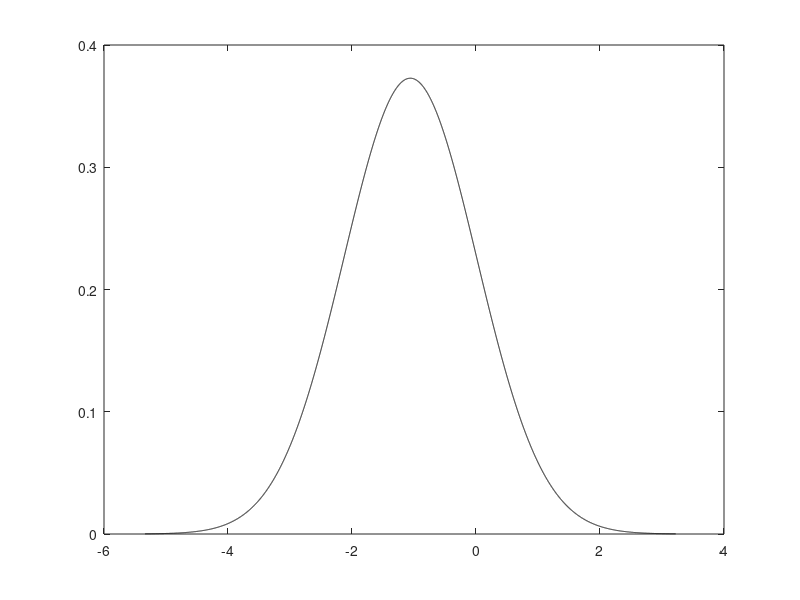

Here is the MATLAB script that generated this plot: (Note: this script raises an error after producing the figure.)
% testing parameterisation of logit-normal distribution 

clear all

%n = 1000000;

dx = 0.001;
x_logit_normal = (0:dx:1)';


%% relaxing both the underlying dist. and the logistic mapping: 
%mu_1 =  0; % convalescent serum - Khoury et al. 

%AstraZeneca
mu_1 = -0.61

t1 = 0
t2 = 10 %waning period in weeks
t2 = t2 * 7; %waning period in days. 

t_half = 108;
lambda = log(2)/t_half;

%linear decay of log neuts: 
mu_1 = mu_1 - lambda * (t2 - t1)

sig_1 = 1.07; % Cromer et al. 

x_normal = ((mu_1 - 4*sig_1):dx:(mu_1 + 4*sig_1))';

general_normal = makedist('Normal', 'mu', mu_1, 'sigma', sig_1); %call this N(mu_1, sig_1)
pdf_normal = pdf(general_normal, x_normal);

figure(2)
plot(x_normal, pdf_normal, 'k-')

L = 1
k =  1.3 %Khoury et al (converted to base e)
x0 = -1.6 %Khoury et al. (converted to base e)

y2_general_logistic = general_logistic(x_normal, L, k, x0);

figure(2)
hold on
plot(x_normal, y2_general_logistic, 'r-')
hold off


sig = k * sig_1;
mu = k * (mu_1 - x0);
pdf_logit_normal = logit_normal_pdf(mu, sig, x_logit_normal);

figure(3)
plot(x_logit_normal, pdf_logit_normal)

function p_LN = logit_normal_pdf(mu, sig, x)

    term_1 = 1./(sig * sqrt(2*pi));

    term_2 = 1./(x.*(1-x));

    logit_x = log(x./(1 - x));

    term_3 = exp(- (logit_x - mu).^2 ./ (2*sig.^2));

    p_LN = term_1 .* term_2 .* term_3;

end

function y = standard_logistic(x)

    y = 1 ./ (1 + exp(-x));

end

function y = general_logistic(x, L, k, x0)

    y = L ./ (1 + exp(-k * (x - x0)));

end